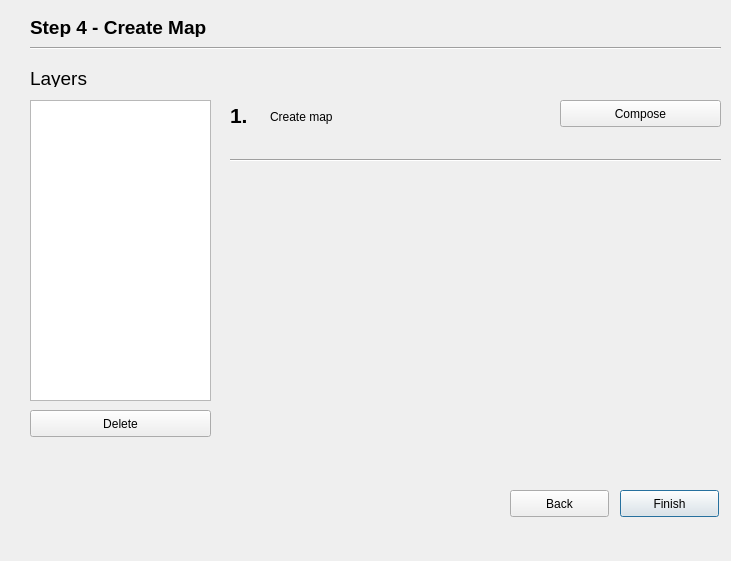
<?xml version="1.0" encoding="UTF-8"?>
<ui version="4.0">
 <class>WizardImpact2Base</class>
 <widget class="QDialog" name="WizardImpact2Base">
  <property name="geometry">
   <rect>
    <x>0</x>
    <y>0</y>
    <width>731</width>
    <height>561</height>
   </rect>
  </property>
  <property name="windowTitle">
   <string>Impact Map Step 4 Wizard</string>
  </property>
  <widget class="QLabel" name="label">
   <property name="geometry">
    <rect>
     <x>270</x>
     <y>110</y>
     <width>291</width>
     <height>61</height>
    </rect>
   </property>
   <property name="text">
    <string>&lt;html&gt;&lt;head/&gt;&lt;body&gt;&lt;p&gt;Create map&lt;/p&gt;&lt;/body&gt;&lt;/html&gt;</string>
   </property>
   <property name="alignment">
    <set>Qt::AlignLeading|Qt::AlignLeft|Qt::AlignTop</set>
   </property>
   <property name="wordWrap">
    <bool>true</bool>
   </property>
  </widget>
  <widget class="QPushButton" name="next_btn">
   <property name="geometry">
    <rect>
     <x>620</x>
     <y>490</y>
     <width>99</width>
     <height>27</height>
    </rect>
   </property>
   <property name="text">
    <string>Finish</string>
   </property>
  </widget>
  <widget class="QLabel" name="label_2">
   <property name="geometry">
    <rect>
     <x>30</x>
     <y>16</y>
     <width>691</width>
     <height>21</height>
    </rect>
   </property>
   <property name="font">
    <font>
     <pointsize>14</pointsize>
     <weight>75</weight>
     <bold>true</bold>
    </font>
   </property>
   <property name="text">
    <string>&lt;html&gt;&lt;head/&gt;&lt;body&gt;&lt;p&gt;Step 4 - Create Map&lt;/p&gt;&lt;/body&gt;&lt;/html&gt;</string>
   </property>
  </widget>
  <widget class="Line" name="line">
   <property name="geometry">
    <rect>
     <x>30</x>
     <y>40</y>
     <width>691</width>
     <height>16</height>
    </rect>
   </property>
   <property name="orientation">
    <enum>Qt::Horizontal</enum>
   </property>
  </widget>
  <widget class="QPushButton" name="export_btn">
   <property name="geometry">
    <rect>
     <x>560</x>
     <y>100</y>
     <width>161</width>
     <height>27</height>
    </rect>
   </property>
   <property name="text">
    <string>Compose</string>
   </property>
  </widget>
  <widget class="QLabel" name="label_3">
   <property name="geometry">
    <rect>
     <x>230</x>
     <y>100</y>
     <width>21</width>
     <height>31</height>
    </rect>
   </property>
   <property name="font">
    <font>
     <pointsize>16</pointsize>
     <weight>75</weight>
     <bold>true</bold>
    </font>
   </property>
   <property name="text">
    <string>&lt;html&gt;&lt;head/&gt;&lt;body&gt;&lt;p&gt;1.&lt;/p&gt;&lt;/body&gt;&lt;/html&gt;</string>
   </property>
  </widget>
  <widget class="Line" name="line_2">
   <property name="geometry">
    <rect>
     <x>230</x>
     <y>150</y>
     <width>491</width>
     <height>20</height>
    </rect>
   </property>
   <property name="orientation">
    <enum>Qt::Horizontal</enum>
   </property>
  </widget>
  <widget class="QListView" name="layers_listView">
   <property name="geometry">
    <rect>
     <x>30</x>
     <y>100</y>
     <width>181</width>
     <height>301</height>
    </rect>
   </property>
  </widget>
  <widget class="QLabel" name="label_10">
   <property name="geometry">
    <rect>
     <x>30</x>
     <y>70</y>
     <width>161</width>
     <height>17</height>
    </rect>
   </property>
   <property name="font">
    <font>
     <pointsize>14</pointsize>
     <weight>50</weight>
     <bold>false</bold>
    </font>
   </property>
   <property name="text">
    <string>Layers</string>
   </property>
  </widget>
  <widget class="QPushButton" name="back_btn">
   <property name="geometry">
    <rect>
     <x>510</x>
     <y>490</y>
     <width>99</width>
     <height>27</height>
    </rect>
   </property>
   <property name="text">
    <string>Back</string>
   </property>
  </widget>
  <widget class="QPushButton" name="delete_layers_btn">
   <property name="geometry">
    <rect>
     <x>30</x>
     <y>410</y>
     <width>181</width>
     <height>27</height>
    </rect>
   </property>
   <property name="text">
    <string>Delete</string>
   </property>
  </widget>
 </widget>
 <resources/>
 <connections/>
</ui>
